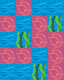

A 2D game scene composited from a Tiled map and its tileset images. What follows is a short description and the map's XML, with every tile layer's data as written:
An orthogonal 4x5 tile map with 16x16 px tiles, 1 tile layer (Tile Layer 1).

<map version="1.10" tiledversion="1.11.2" orientation="orthogonal" renderorder="right-down" width="4" height="5" tilewidth="16" tileheight="16" infinite="0" nextlayerid="2" nextobjectid="1">
 <tileset firstgid="1" source="Blocks.tsx" />
 <layer id="1" name="Tile Layer 1" width="4" height="5">
  <data encoding="csv">
27,34,27,27,
34,27,34,37,
27,37,34,34,
34,34,27,34,
27,27,37,34
</data>
 </layer>
</map>
